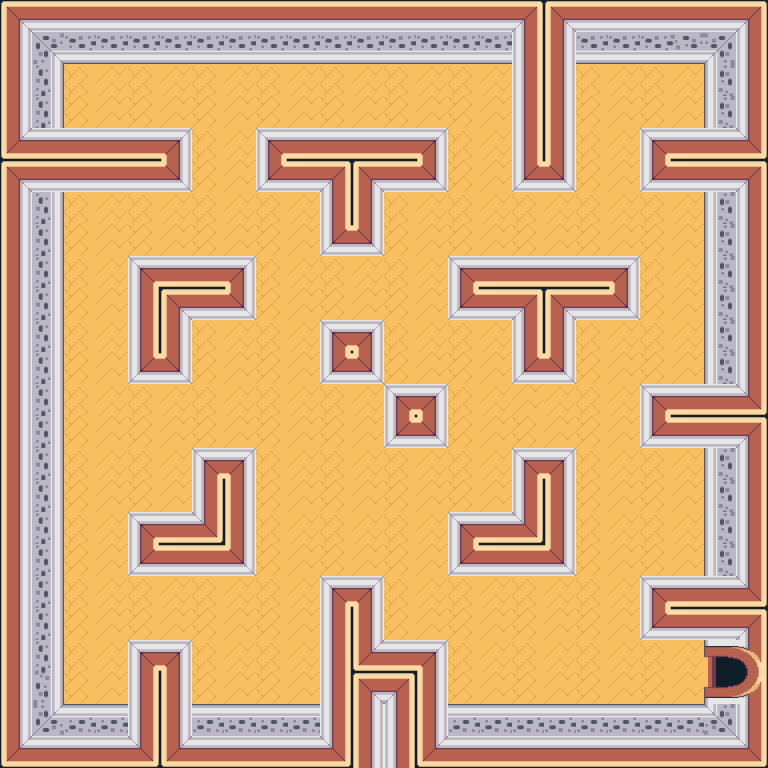

Rendered tile map (Tiled .tmx) drawn with the repository's tilesets; below, a short description and the full map source, tile grids included:
An orthogonal 24x24 tile map with 32x32 px tiles, 1 tile layer (Tile Layer 1).

<map version="1.2" tiledversion="1.2.3" orientation="orthogonal" renderorder="right-down" width="24" height="24" tilewidth="32" tileheight="32" infinite="0" nextlayerid="2" nextobjectid="1">
 <tileset firstgid="1" source="map0.tsx" />
 <layer id="1" name="Tile Layer 1" width="24" height="24">
  <data encoding="csv">
1,2,3,3,3,3,3,3,3,3,3,3,3,3,3,3,6,1,3,3,3,4,2684354575,2684354561,
15,16,17,17,17,17,17,17,17,17,17,17,17,17,17,17,20,15,17,17,17,18,2684354576,2684354562,
29,30,171,172,171,172,171,172,171,172,171,172,171,172,171,172,50,53,171,172,171,172,33,34,
29,30,185,186,185,186,185,186,185,186,185,186,185,186,185,186,50,53,185,186,185,186,33,34,
71,23,24,23,24,25,171,172,22,24,24,23,23,2684354582,171,172,50,53,171,172,22,23,75,76,
1,2,2,3,2,67,185,186,64,65,6,1,65,3221225494,185,186,64,67,185,186,64,65,5,6,
29,30,171,172,171,172,171,172,171,172,20,15,171,172,171,172,171,172,171,172,171,172,33,34,
29,30,185,186,185,186,185,186,185,186,64,67,185,186,185,186,185,186,185,186,185,186,33,34,
29,30,171,172,22,72,73,25,171,172,171,172,171,172,22,24,23,23,24,25,171,172,33,34,
29,30,185,186,36,1,3,67,185,186,185,186,185,186,64,66,6,1,3,67,185,186,33,34,
29,30,171,172,36,53,171,172,171,172,22,25,171,172,171,172,50,53,171,172,171,172,33,34,
29,30,185,186,64,67,185,186,185,186,64,67,185,186,185,186,64,67,185,186,185,186,33,34,
29,30,171,172,171,172,171,172,171,172,171,172,22,25,171,172,186,172,171,172,22,74,75,76,
29,30,185,186,185,186,185,186,185,186,185,186,64,67,185,186,185,186,185,186,64,5,5,6,
29,30,171,172,171,172,22,25,171,172,171,172,171,172,171,172,22,25,171,172,171,172,33,34,
29,30,185,186,185,186,62,39,185,186,185,186,185,186,185,186,36,39,185,186,185,186,33,34,
29,30,171,172,22,75,76,39,171,172,171,172,171,172,22,23,76,53,171,172,171,172,33,34,
29,30,185,186,64,66,66,67,185,186,185,186,185,186,64,65,66,67,185,186,185,186,33,34,
29,30,171,172,171,172,171,172,171,172,22,25,171,172,171,172,171,172,171,172,22,73,73,76,
29,30,185,186,185,186,185,186,185,186,62,57,185,186,185,186,185,186,185,186,64,5,5,6,
29,30,171,172,22,25,171,172,171,172,48,71,24,25,171,172,171,172,171,172,171,172,169,170,
43,44,185,186,62,57,185,186,185,186,62,1,6,57,185,186,185,186,185,186,185,186,183,184,
1610612738,1610612752,59,59,62,57,59,59,59,59,62,39,36,57,59,59,59,59,59,59,59,59,3221225488,3221225487,
1610612737,1610612751,73,73,76,71,73,73,73,73,76,53,50,71,73,73,73,73,73,73,73,73,3221225474,3221225473
</data>
 </layer>
</map>